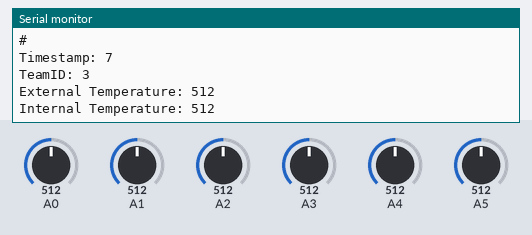
A sketch run on a simulated Arduino Uno, built with avr-gcc and run on an emulated ATmega328P. On the bench: the last lines printed to the serial monitor. The inputs (shaded band) are chosen by the test bench; at power-on: A0 = 512, A1 = 512, A2 = 512, A3 = 512, A4 = 512, A5 = 512.

Above: at 1.2 s.
1.3 s: A0 set to 716
At 1.32 s:
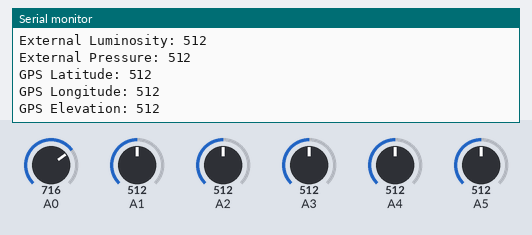
2.8 s: A1 set to 716
4.3 s: A2 set to 716
5.8 s: A3 set to 716
7.3 s: A4 set to 716
At 7.49 s:
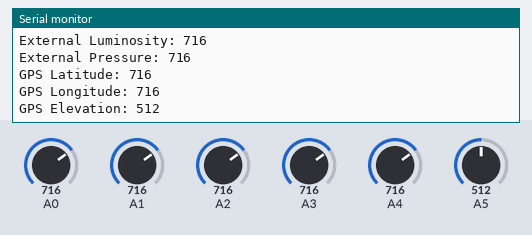
8.8 s: A5 set to 716
At 8.99 s:
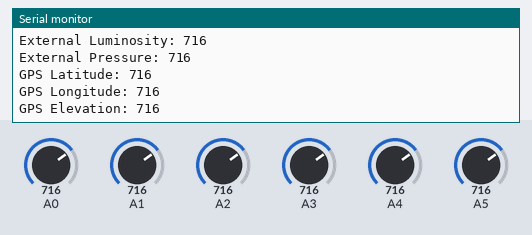
Timing chart, 0 to 11.3 s (numbered marks = the images above; inputs shaded):
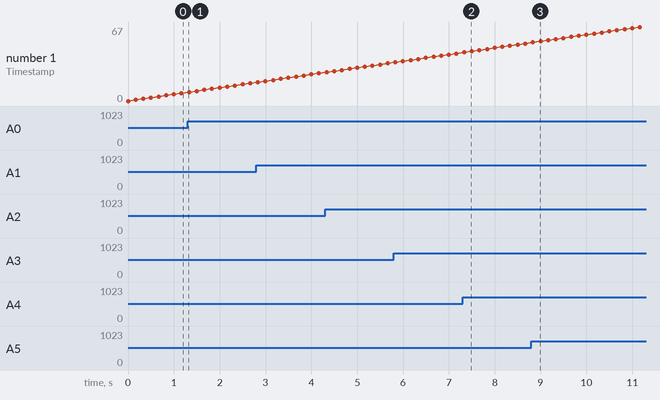

Measured:
- after the input at 7.3 s, the serial monitor: prints a new line after 0.10 s (image 2)
- after the input at 8.8 s, the serial monitor: prints a new line after 0.12 s (image 3)

The sketch:

testPlatform.ino
```cpp
/*  Project Canastra (Team Gama) - Test Platform for the ground station
  The test platform is reading from potentiometers to simulate
  ground station received values being transmitted to the software.

  Values printed to serial are raw and need processing.

  Version 1.0
*/

// Variable Declarations
int Timestamp;
int TeamID;
int R_Temp_Ext;
int R_Temp_Int;
int R_Lum_Ext;
int R_Press_Ext;
int R_GPS_Lat;
int R_GPS_Elev;
int R_GPS_Long;

void setup() {
  //Initialize Serial Connection
  Serial.begin(19200);

  //Initialize variables
  Timestamp = 0;
  TeamID = 3;
}

void loop() {

  //Read from sensors
  R_Temp_Ext = analogRead(A0);
  R_Temp_Int = analogRead(A1);
  R_Lum_Ext = analogRead(A2);
  R_Press_Ext = analogRead(A3);
  R_GPS_Lat = analogRead(A4);
  R_GPS_Elev = analogRead(A5);
  R_GPS_Long = R_GPS_Lat; //GPS_Lat = GPS_Long for simplicity:
                          //using only 6 potentiometers.

  //Print to Serial
    Serial.println('#');
    printLabel("Timestamp: ", Timestamp);
    printLabel("TeamID: ", TeamID);
    printLabel("External Temperature: ", R_Temp_Ext);
    printLabel("Internal Temperature: ", R_Temp_Int);
    printLabel("External Luminosity: ", R_Lum_Ext);
    printLabel("External Pressure: ", R_Press_Ext);
    printLabel("GPS Latitude: ", R_GPS_Lat);
    printLabel("GPS Longitude: ", R_GPS_Long);
    printLabel("GPS Elevation: ", R_GPS_Elev);
    //Serial.println();

  //Update fake timestamp
  Timestamp = Timestamp + 1;
  delay(100);
}


//Function to print the Label followed by the sensor value
//in the same line.
void printLabel(String Label,int Sensor) {
  Label += Sensor;
  Serial.println(Label);
}
```
